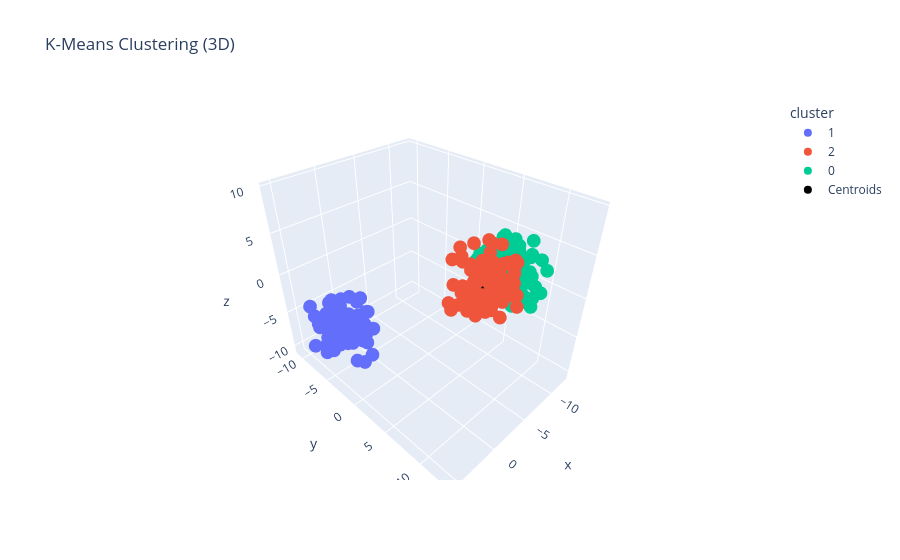

The code cell stored with this chart in its notebook:
### Code cell
import plotly.graph_objects as go

fig.add_trace(go.Scatter3d(
    x=centroids[:, 0],
    y=centroids[:, 1],
    z=centroids[:, 2],
    mode='markers',
    marker=dict(size=8, color='black'),
    name='Centroids'
))
fig.show()
